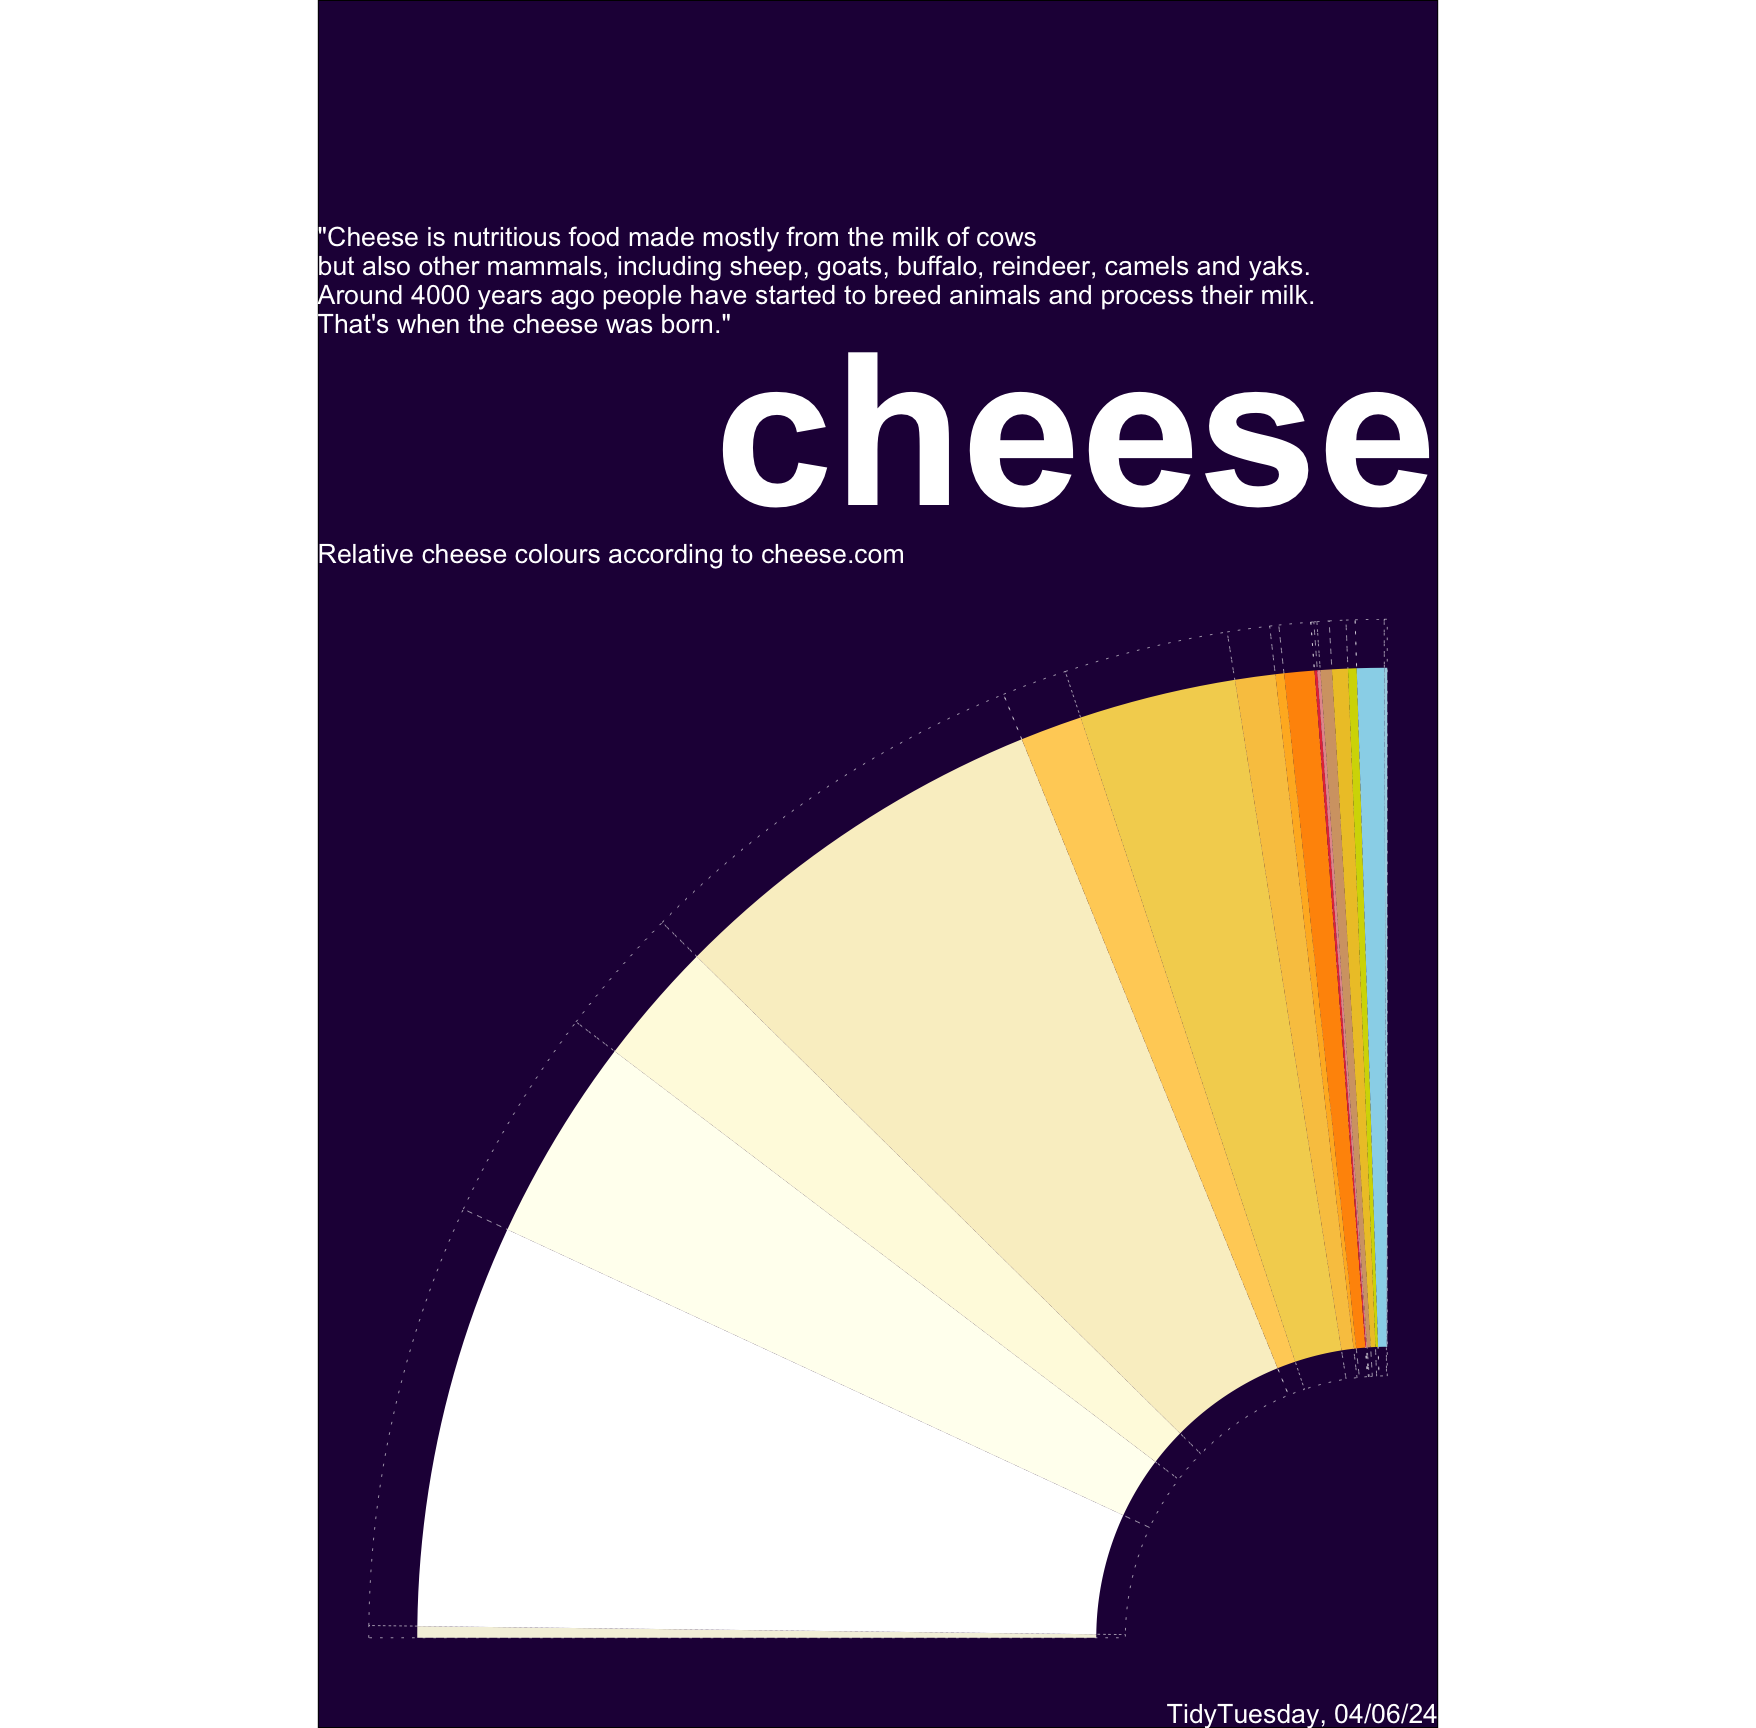

Write the R code that produced this figure.
#load data ----------------------------------------------------------------------------------

cheeses <- readr::read_csv('https://raw.githubusercontent.com/rfordatascience/tidytuesday/master/data/2024/2024-06-04/cheeses.csv')

#load packages ------------------------------------------------------------------------------

library(tidyverse)
library(waffle)
library(ggforce)
library(scales)

library(showtext)
font_add_google("Lora", family = "Lora")

#data prep ----------------------------------------------------------------------------------

#group by color

cheeses_colour <- cheeses %>% 
  group_by(color) %>% 
  summarise(n = n()) %>% 
  drop_na() 

cheeses_colour <- cheeses_colour %>% 
  mutate(color=factor(color)) %>% 
  mutate(color=fct_relevel(color,
                           c("pale white",
                             "white",
                             "ivory",
                             "cream",
                             "pale yellow",
                             "straw",
                             "yellow",
                             "golden yellow",
                             "golden orange",
                             "orange",
                             "red",
                             "pink and white",
                             "brown",
                             "brownish yellow",
                             "green",
                             "blue",
                             "blue-grey"))) %>% 
  arrange(color)

cheeses_colour$share <- cheeses_colour$n/sum(cheeses_colour$n)
cheeses_colour$ymax <- cumsum(cheeses_colour$share)
cheeses_colour$ymin <- c(0,head(cheeses_colour$ymax, n=-1))


#plotting -----------------------------------------------------------------------------------

cheeses_colour %>% 
  mutate_at(vars(starts_with("y")), 
            rescale, 
            to=pi*c(-.5,0), 
            from=0:1) %>%
  ggplot + 
  geom_arc_bar(aes(x0 = 0, 
                   y0 = 0, 
                   r0 = .27, 
                   r = 1.05, 
                   start = ymin, 
                   end = ymax, 
                   fill=color),
               color="white",
               linewidth=.1,
               alpha=0,
               linetype="dotted") + 
  geom_arc_bar(aes(x0 = 0, 
                   y0 = 0, 
                   r0 = .3, 
                   r = 1, 
                   start = ymin, 
                   end = ymax, 
                   fill=color),
               color="NA",
               linewidth=.1) + 
  coord_fixed() +
  scale_fill_manual(values = c( "#f4f1de",
                                "white",
                               "ivory",
                               "#fefae0",
                               "#faf0ca",
                               "#ffd166",
                               "#f4d35e",
                               "#f9c74f",
                               "#ffb627",
                               "#ff9505",
                               "#e63946",
                               "#e5989b",
                               "#d4a373",
                               "#edc531",
                               "#d4d700",
                               "#99d6ea",
                               "#a9d6e5")) +
  theme_void() +
  labs(title="cheese",
       subtitle="\"Cheese is nutritious food made mostly from the milk of cows \nbut also other mammals, including sheep, goats, buffalo, reindeer, camels and yaks. \nAround 4000 years ago people have started to breed animals and process their milk. \nThat's when the cheese was born.\"\n\n\n\n\n\n\n\nRelative cheese colours according to cheese.com",
       caption="TidyTuesday, 04/06/24") +
  theme(legend.position = "none",
        plot.background = element_rect(fill="#240046"),
        plot.title = element_text(hjust=1,
                                  vjust=-6.5,
                                  color="white",
                                  size=80,
                                  face="bold"),
        plot.subtitle = element_text(color="white",
                                     size=10),
        plot.caption = element_text(color="white",
                                    size=10))
